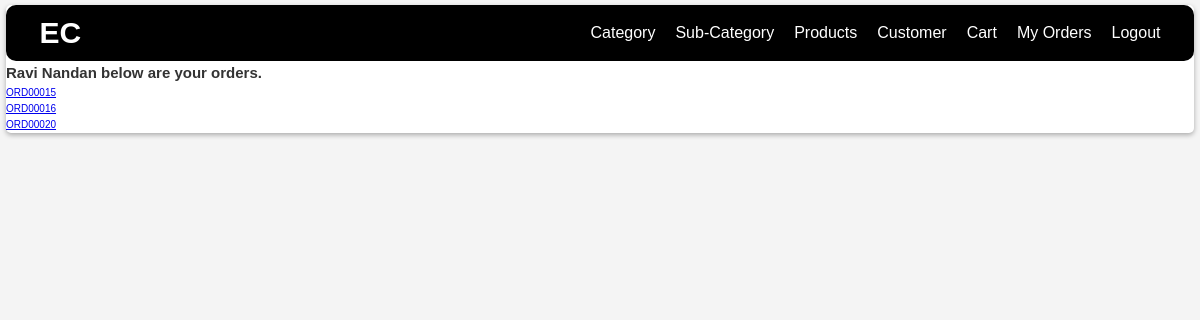
The page /orders/ (signed in) on the database as committed earlier.
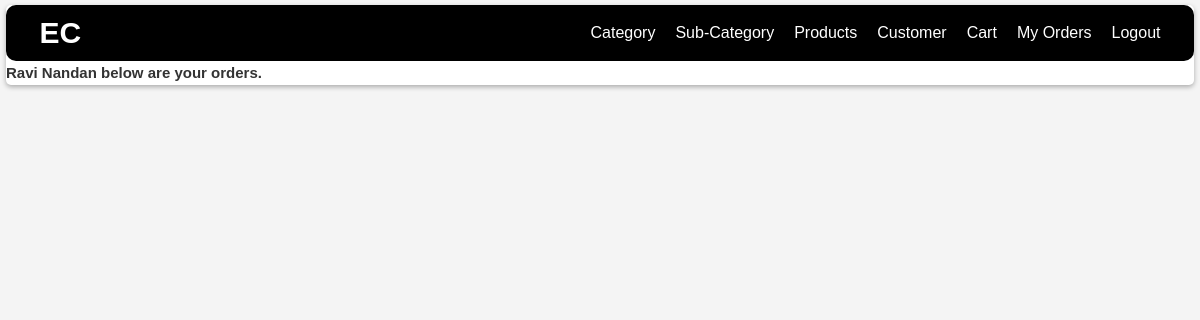
The same page on the database as committed later.
### base/models.py (models this page shows, shortened)
class Order(models.Model):
    customer = models.ForeignKey(Customer, on_delete=models.CASCADE)
    order_id = models.CharField(max_length=10, unique=True, editable=False)
    created_at = models.DateTimeField(auto_now_add=True)
    updated_at = models.DateTimeField(auto_now=True)
    deleted_at = models.DateTimeField(null=True, blank=True)

### base/views.py (the view)
# urls.py: path("orders/", views.orderView, name="orders"),
@login_required(login_url="login")
def orderView(request):
    page = "totalOrders"
    user = request.user
    customer = Customer.objects.get(user=user)
    orders = Order.objects.filter(customer=customer, deleted_at=None)
    context ={"user":user,"orders":orders, "page":page}
    return render(request, "base/order/order.html", context)

### base/templates/base/order/order.html (shortened to what this page needs)
{% extends "main.html" %}
{% block content %}
{% if page == "totalOrders" %}
<div>
    <h2>{{user.name}} below are your orders.</h2>
    {% for order in orders %}
    <ul>
        <li><a href="{% url "order" order.id%}">{{order.order_id}}</a></li>
    </ul>
    {% endfor %}
</div>
{% endif %}
{% endblock content %}

Rows that differ between the two databases and show on the page:
removed Order: order_id "ORD00015"
removed Order: order_id "ORD00016"
removed Order: order_id "ORD00020"
